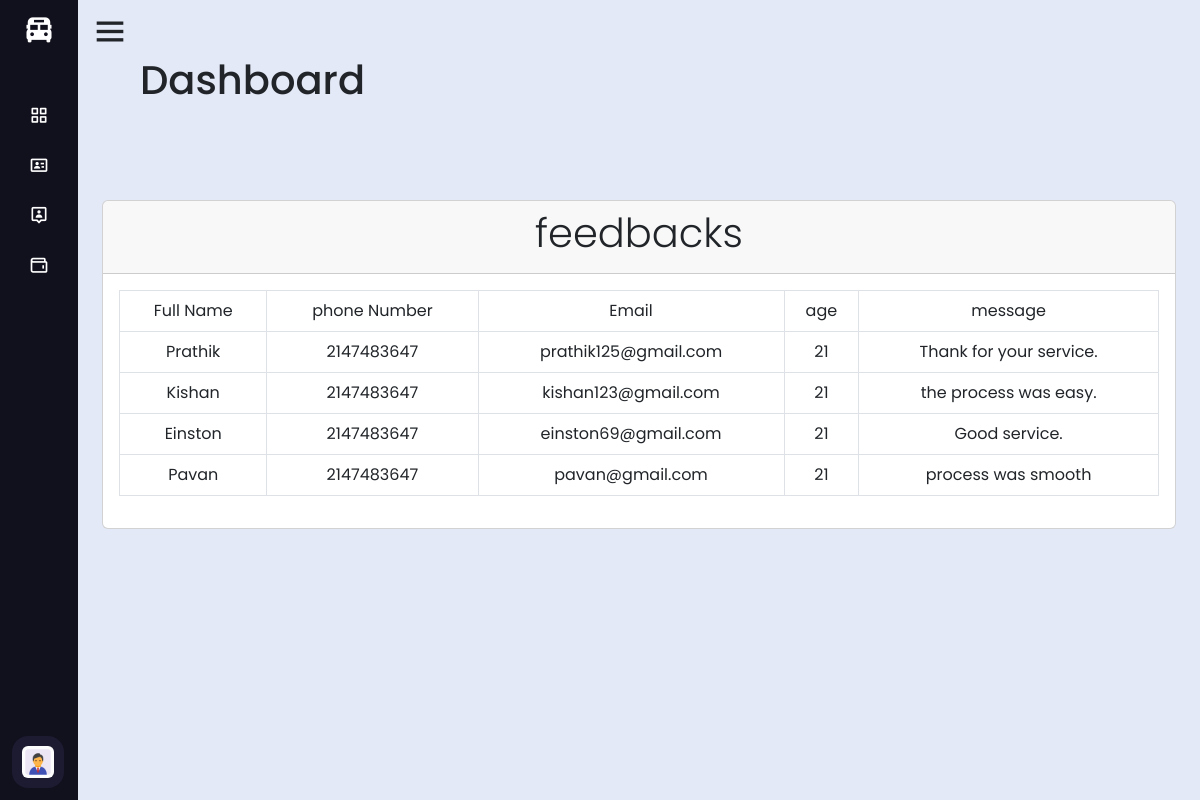
The app's page /user/view-feedback.php with its own data.
### tables this page shows
CREATE TABLE `feedback` (
  `id` int(20) NOT NULL,
  `fullname` varchar(11) NOT NULL,
  `email` varchar(100) NOT NULL,
  `phonenumber` int(11) NOT NULL,
  `age` int(11) NOT NULL,
  `message` varchar(11888) NOT NULL
);

### user/functions.php (called while the page is built, shortened)
<?php
require_once 'connection.php';
function display_data(){
  global $con;
  $query = "select * from feedback";
  $result = mysqli_query($con,$query);
  return $result;
}
?>

### user/viewfeedback.php (the view, shortened to what this page needs)
<?php
require_once './connection.php';
require_once './functions.php';
$result = display_data();
?>
<!DOCTYPE html>
<html lang="en">
<head>
 <link href="https://cdn.jsdelivr.net/npm/bootstrap@5.3.0-alpha1/dist/css/bootstrap.min.css" rel="stylesheet">
</head>
<body class="bg-dark">
    <div class="container">
      <div class="row mt-5">
        <div class="col">
          <div class="card mt-5">
            <div class="card-header">
              <h2 class="display-6 text-center">feedbacks</h2>
            </div>
            <div class="card-body">
              <table class="table table-bordered text-center">
                <tr class="bg-dark text-white">
                  <td> Full Name </td>
                  <td> phone Number </td>
                  <td> Email </td>
                  <td> age </td>
                  <td> message</td>
                </tr>
                <tr>
                <?php
                  while($row = mysqli_fetch_assoc($result))
                  {
                ?>
                  <td><?php echo $row['fullname']; ?></td>
                  <td><?php echo $row['phonenumber']; ?></td>
                  <td><?php echo $row['email']; ?></td>
                  <td><?php echo $row['age']; ?></td>
                  <td><?php echo $row['message']; ?></td>
                </tr>
                <?php
                  }
                ?>
              </table>
            </div>
          </div>
        </div>
      </div>
    </div>
</body>
</html>

### admin/css/image/demo/admin/style2.css (style rules this page uses)
* { margin: 0; padding: 0; box-sizing: border-box; font-family: 'Poppins', sans-serif; }
body { overflow: hidden; }

### user/view-feedback.php (style rules this page uses)
h2 { font-size:35px; margin:20px; color:#11101d; }

### records on screen
feedback: fullname "Prathik", phonenumber "2147483647", email "prathik125@gmail.com", age "21", message "Thank for your service."
feedback: fullname "Kishan", phonenumber "2147483647", email "kishan123@gmail.com", age "21", message "the process was easy."
feedback: fullname "Einston", phonenumber "2147483647", email "einston69@gmail.com", age "21", message "Good service."
feedback: fullname "Pavan", phonenumber "2147483647", email "pavan@gmail.com", age "21", message "process was smooth"
